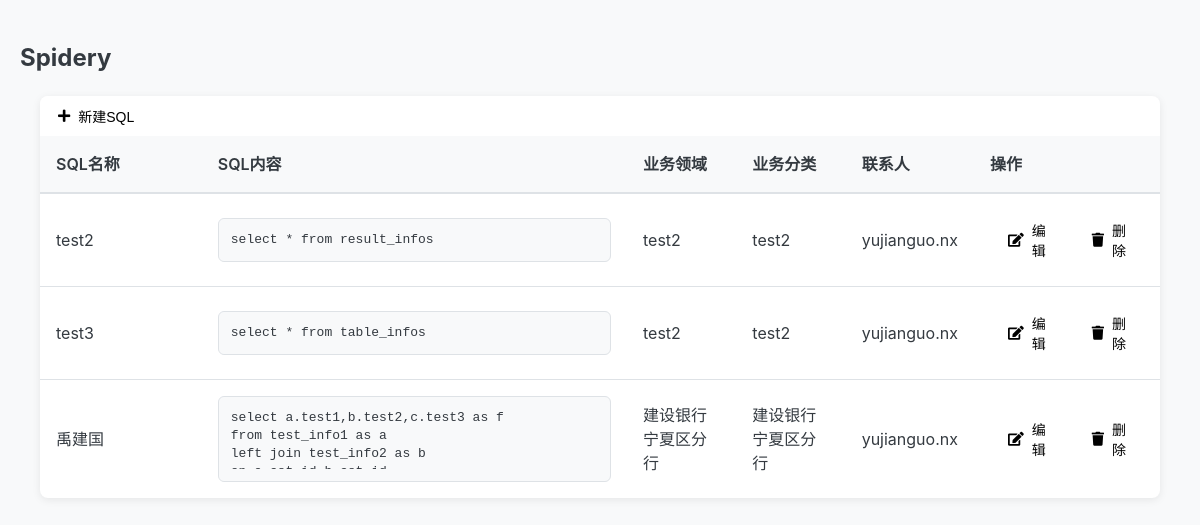
The page / on the database its author committed.
### app/models.py (models this page shows)
class SqlEntry(db.Model):
    id = db.Column(db.Integer, primary_key=True)
    name = db.Column(db.String(100), nullable=False, unique=True)
    sql_query = db.Column(db.Text, nullable=False)
    description = db.Column(db.Text)
    table_info = db.Column(db.Text)
    contact = db.Column(db.String(100))
    business_domain = db.Column(db.String(100))
    business_category = db.Column(db.String(100))
    created_at = db.Column(db.DateTime, default=datetime.utcnow)
    updated_at = db.Column(db.DateTime, default=datetime.utcnow, onupdate=datetime.utcnow)

### app/routes.py (the view)
@bp.route('/')
def index():
    sql_entries = SqlEntry.query.order_by(SqlEntry.created_at.desc()).all()
    return render_template('index.html', sql_entries=sql_entries)

### app/templates/index.html (shortened to what this page needs)
{% extends "base.html" %}
{% block head %}
    {{ super() }}
    <link rel="stylesheet" href="https://cdnjs.cloudflare.com/ajax/libs/highlight.js/11.7.0/styles/vs2015.min.css">
{% endblock %}
{% block content %}
<div class="content-wrapper">
    <div class="sql-entries card">
        <div class="table-header">
            <div class="header-content">
                <div class="left-actions">
                    <button onclick="showAddForm()" class="action-button add" title="新建">
                        <i class="fas fa-plus"></i>
                        <span>新建SQL</span>
                    </button>
                </div>
            </div>
        </div>
        <table class="sql-table">
            <thead>
                <tr>
                    <th width="15%">SQL名称</th>
                    <th width="40%">SQL内容</th>
                    <th width="10%">业务领域</th>
                    <th width="10%">业务分类</th>
                    <th width="10%">联系人</th>
                    <th width="15%">操作</th>
                </tr>
            </thead>
            <tbody>
                {% for entry in sql_entries %}
                <tr class="sql-row">
                    <td class="sql-name">{{ entry.name }}</td>
                    <td class="sql-content-cell">
                        <div class="sql-preview" onclick="showDetails({{ entry.id }})">
                            <pre><code class="sql">{{ entry.sql_query[:150] + '...' if entry.sql_query|length > 150 else entry.sql_query }}</code></pre>
                        </div>
                    </td>
                    <td>{{ entry.business_domain }}</td>
                    <td>{{ entry.business_category }}</td>
                    <td>{{ entry.contact }}</td>
                    <td class="action-buttons">
                        <div class="action-buttons-group">
                            <button onclick="editEntry({{ entry.id }})" class="action-button edit" title="编辑">
                                <i class="fas fa-edit"></i>
                                <span>编辑</span>
                            </button>
                            <button onclick="deleteEntry({{ entry.id }})" class="action-button delete" title="删除">
                                <i class="fas fa-trash"></i>
                                <span>删除</span>
                            </button>
                        </div>
                    </td>
                </tr>
                {% endfor %}
            </tbody>
        </table>
    </div>
</div>
<link rel="stylesheet" href="https://cdnjs.cloudflare.com/ajax/libs/font-awesome/5.15.4/css/all.min.css">
{% endblock %}

### app/templates/base.html (shortened to what this page needs)
<!DOCTYPE html>
<html lang="zh">
<head>
    {% block head %}
    <link rel="stylesheet" href="{{ url_for('static', filename='style.css') }}">
    <link rel="stylesheet" href="https://cdnjs.cloudflare.com/ajax/libs/font-awesome/5.15.4/css/all.min.css">
    {% endblock %}
</head>
<body>
    <nav>
        <h1>Spidery</h1>
    </nav>
    <main>
        {% block content %}{% endblock %}
    </main>
</body>
</html>

### app/static/style.css (style rules this page uses)
:root { --primary-color: #90ee90; --primary-hover: #76c76c; --warning-color: #ffc107; --danger-color: #dc3545; --gray-100: #f8f9fa; --gray-200: #e9ecef; --gray-300: #dee2e6; --gray-600: #6c757d; --gray-800: #343a40; --border-radius: 8px; --box-shadow: 0 2px 8px rgba(0,0,0,0.08); --transition: all 0.2s ease; }
body { font-family: -apple-system, BlinkMacSystemFont, 'Segoe UI', Roboto, Oxygen, Ubuntu, Cantarell, sans-serif; margin: 0; padding: 20px; background-color: var(--gray-100); color: var(--gray-800); line-height: 1.5; }
.content-wrapper { max-width: 1200px; margin: 0 auto; padding: 0 20px; }
.card { background: white; border-radius: var(--border-radius); box-shadow: var(--box-shadow); margin-bottom: 24px; overflow: hidden; }
.action-buttons-group { display: flex; gap: 10px; }
.sql-table { width: 100%; border-collapse: separate; border-spacing: 0; margin: 0; }
.sql-table th { background-color: var(--gray-100); padding: 16px; font-weight: 600; color: var(--gray-800); border-bottom: 2px solid var(--gray-300); text-align: left; }
.sql-table td { padding: 16px; border-bottom: 1px solid var(--gray-300); vertical-align: middle; }
.sql-table tr:last-child td { border-bottom: none; }
.action-button { display: inline-flex; align-items: center; gap: 8px; padding: 8px 16px; border-radius: 6px; font-size: 14px; font-weight: 500; cursor: pointer; transition: all 0.2s ease; border: 2px solid transparent; background: white; }
.sql-content-cell { max-width: 400px; position: relative; }
.sql-preview { position: relative; padding: 12px; background-color: var(--gray-100); border: 1px solid var(--gray-300); border-radius: 6px; cursor: pointer; transition: all 0.2s ease; }
.sql-preview pre { margin: 0; white-space: pre-wrap; word-break: break-all; font-family: 'Consolas', monospace; font-size: 13px; line-height: 1.4; color: var(--gray-800); max-height: 60px; overflow: hidden; }

### rows shown on the page
SqlEntry: name "test2", sql_query "select * from result_infos", business_domain "test2", business_category "test2", contact "yujianguo.nx"
SqlEntry: name "test3", sql_query "select * from table_infos", business_domain "test2", business_category "test2", contact "yujianguo.nx"
SqlEntry: name "禹建国", sql_query "select a.test1,b.test2,c.test3 as f from test_info1 as a left join test_info2 as b…", business_domain "建设银行宁夏区分行", business_category "建设银行宁夏区分行", contact "yujianguo.nx"
